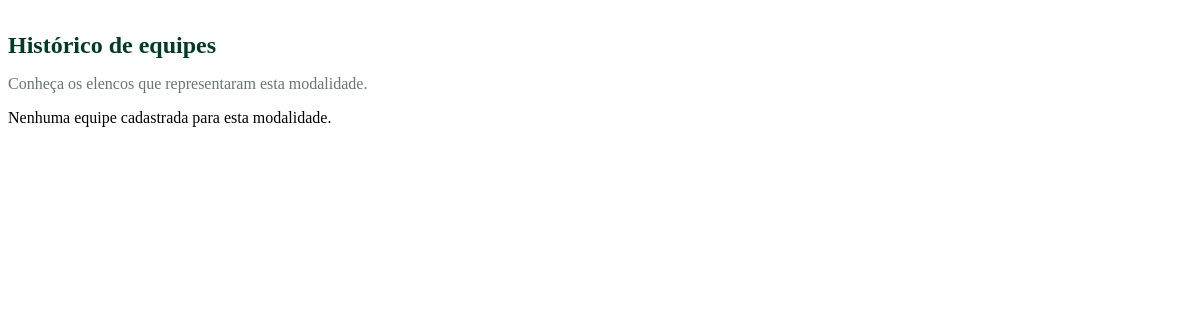
Page /admin/equipes_do_esporte.php?esporte=4 on the earlier database version.
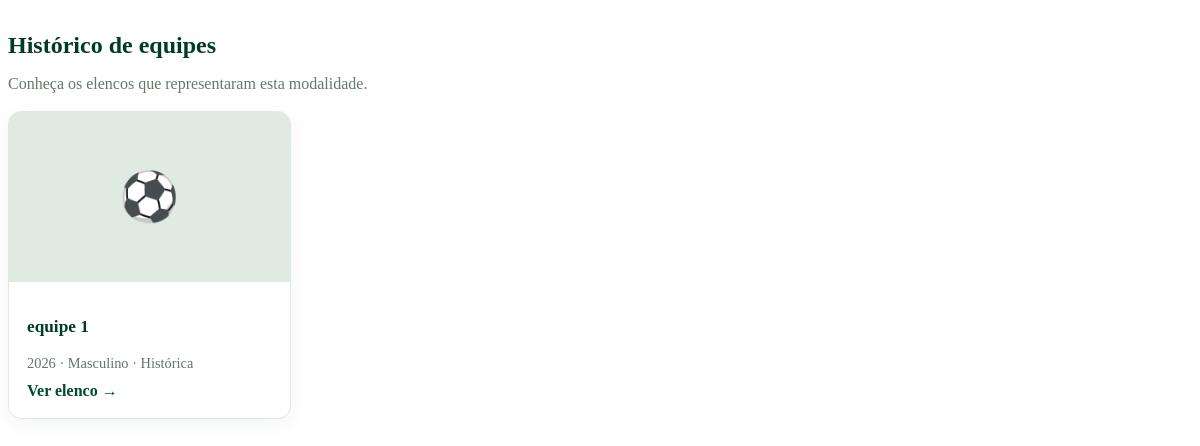
Same page on the later database version.
### tables this page shows
CREATE TABLE IF NOT EXISTS `equipes` (
  `id_equipe` int NOT NULL AUTO_INCREMENT,
  `id_esporte` int NOT NULL,
  `nome` varchar(150) NOT NULL,
  `ano` smallint UNSIGNED NOT NULL,
  `categoria` enum('masculino','feminino','misto') NOT NULL,
  `tecnico` varchar(150) DEFAULT NULL,
  `foto` varchar(255) DEFAULT NULL,
  `historico` text,
  `status` enum('atual','historica') NOT NULL DEFAULT 'historica',
  PRIMARY KEY (`id_equipe`),
  KEY `fk_equipes_esporte` (`id_esporte`)
);

### admin/equipes_do_esporte.php (the view, shortened to what this page needs)
<?php
$eqEsporteId = (int)($esporte['id_esporte'] ?? ($_GET['esporte'] ?? 0));
$eqDb = new mysqli('localhost', 'root', '', 'iffar_sports3');
$eqDb->set_charset('utf8mb4');
$eqLista = [];
if ($eqEsporteId > 0) {
    $eqStmt = $eqDb->prepare('SELECT id_equipe, nome, ano, categoria, foto, status FROM equipes WHERE id_esporte = ? ORDER BY ano DESC, categoria, nome');
    $eqStmt->bind_param('i', $eqEsporteId);
    $eqStmt->execute();
    $eqLista = $eqStmt->get_result()->fetch_all(MYSQLI_ASSOC);
}
$eqH = static fn($v) => htmlspecialchars((string)$v, ENT_QUOTES, 'UTF-8');
?>
<section class="iffar-equipes-section" id="historico-equipes">
 <h2>Histórico de equipes</h2>
 <p style="color:#66776c">Conheça os elencos que representaram esta modalidade.</p>
 <?php if (!$eqLista): ?>
  <p class="text-muted">Nenhuma equipe cadastrada para esta modalidade.</p>
 <?php else: ?>
  <div class="iffar-equipes-grid">
   <?php foreach ($eqLista as $eq): ?>
    <article class="iffar-equipes-card">
     <?php if ($eq['foto']): ?>
      <img src="<?= $eqH($eq['foto']) ?>" alt="Foto da equipe <?= $eqH($eq['nome']) ?>" loading="lazy">
     <?php else: ?><div class="iffar-equipes-placeholder" aria-hidden="true">⚽</div><?php endif; ?>
     <div class="iffar-equipes-card-body">
      <h3><?= $eqH($eq['nome']) ?></h3>
      <p class="iffar-equipes-meta"><?= (int)$eq['ano'] ?> · <?= $eqH(ucfirst($eq['categoria'])) ?> · <?= $eq['status'] === 'atual' ? 'Atual' : 'Histórica' ?></p>
      <a class="iffar-equipes-link" href="index.php?id=equipe&equipe=<?= (int)$eq['id_equipe'] ?>">Ver elenco →</a>
     </div>
    </article>
   <?php endforeach; ?>
  </div>
 <?php endif; ?>
</section>

Differences in the rows shown:
added equipes: nome "equipe 1", ano "2026", categoria "Masculino", status "Histórica"
Other differences:
text no longer shown: "Nenhuma equipe cadastrada para esta modalidade."
